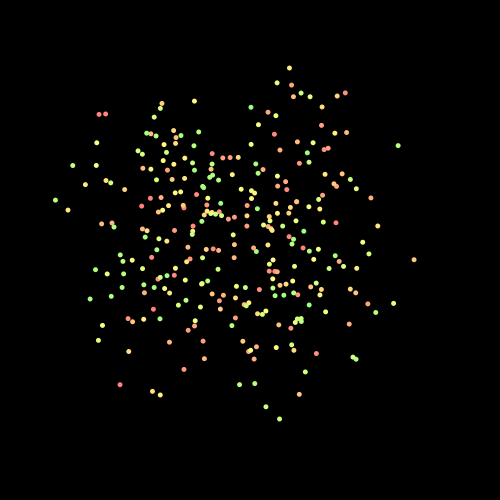
Frame 1 (no input)
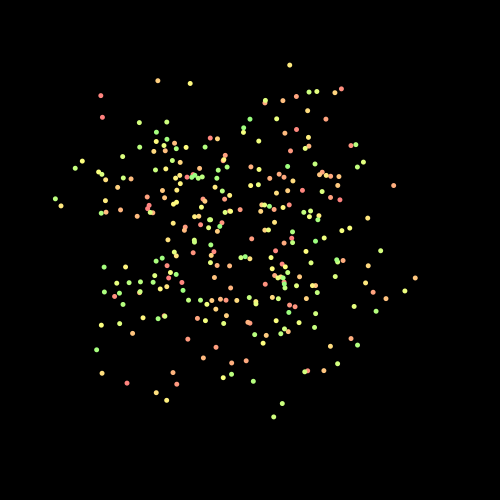
Frame 60 (the mouse pressed at the canvas centre just before this capture)
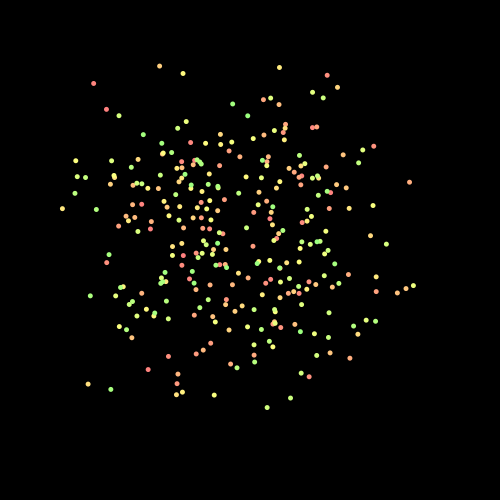
Frame 120 (the mouse held since frame 60 and released just before this capture)

The Processing sketch that drew these frames (run headless with seeded random() and noise(); from frame 60 on, the mouse is pressed at the canvas centre):

// Processing sketch: air
// ── air.pde
  
  float frequency = .001;
  float noiseInterval = PI; // Using an irrational number like PI (as opposed to an integer) prevents obvious pulsing
                            // Due to noise's grid-like structure. To see what I mean, try using a value of 2,
                            // instead of PI.
  
  void setup()
  {
    size(500,500);
    smooth();
    background( 0 );
    noStroke();
    fill(#ffffff);
    colorMode(HSB, 1);
  }
  
  void draw()
  {
    colorMode(RGB, 256);
    fill( 0,0,0, 10 );
    rect(0,0,width,height);
    noStroke();
    background(0);
  
    colorMode(HSB, 1);
    for (int i = 0; i < 300; ++i) {
      float x = map(noise(i*noiseInterval + frameCount * frequency),0,1,0,width);
      float y = map(noise(i*noiseInterval+1 + frameCount * frequency),0,1,0,height);
      fill(i/1000.0,.5,1);
      ellipse(x,y,5,5);    
    }
  }
  
